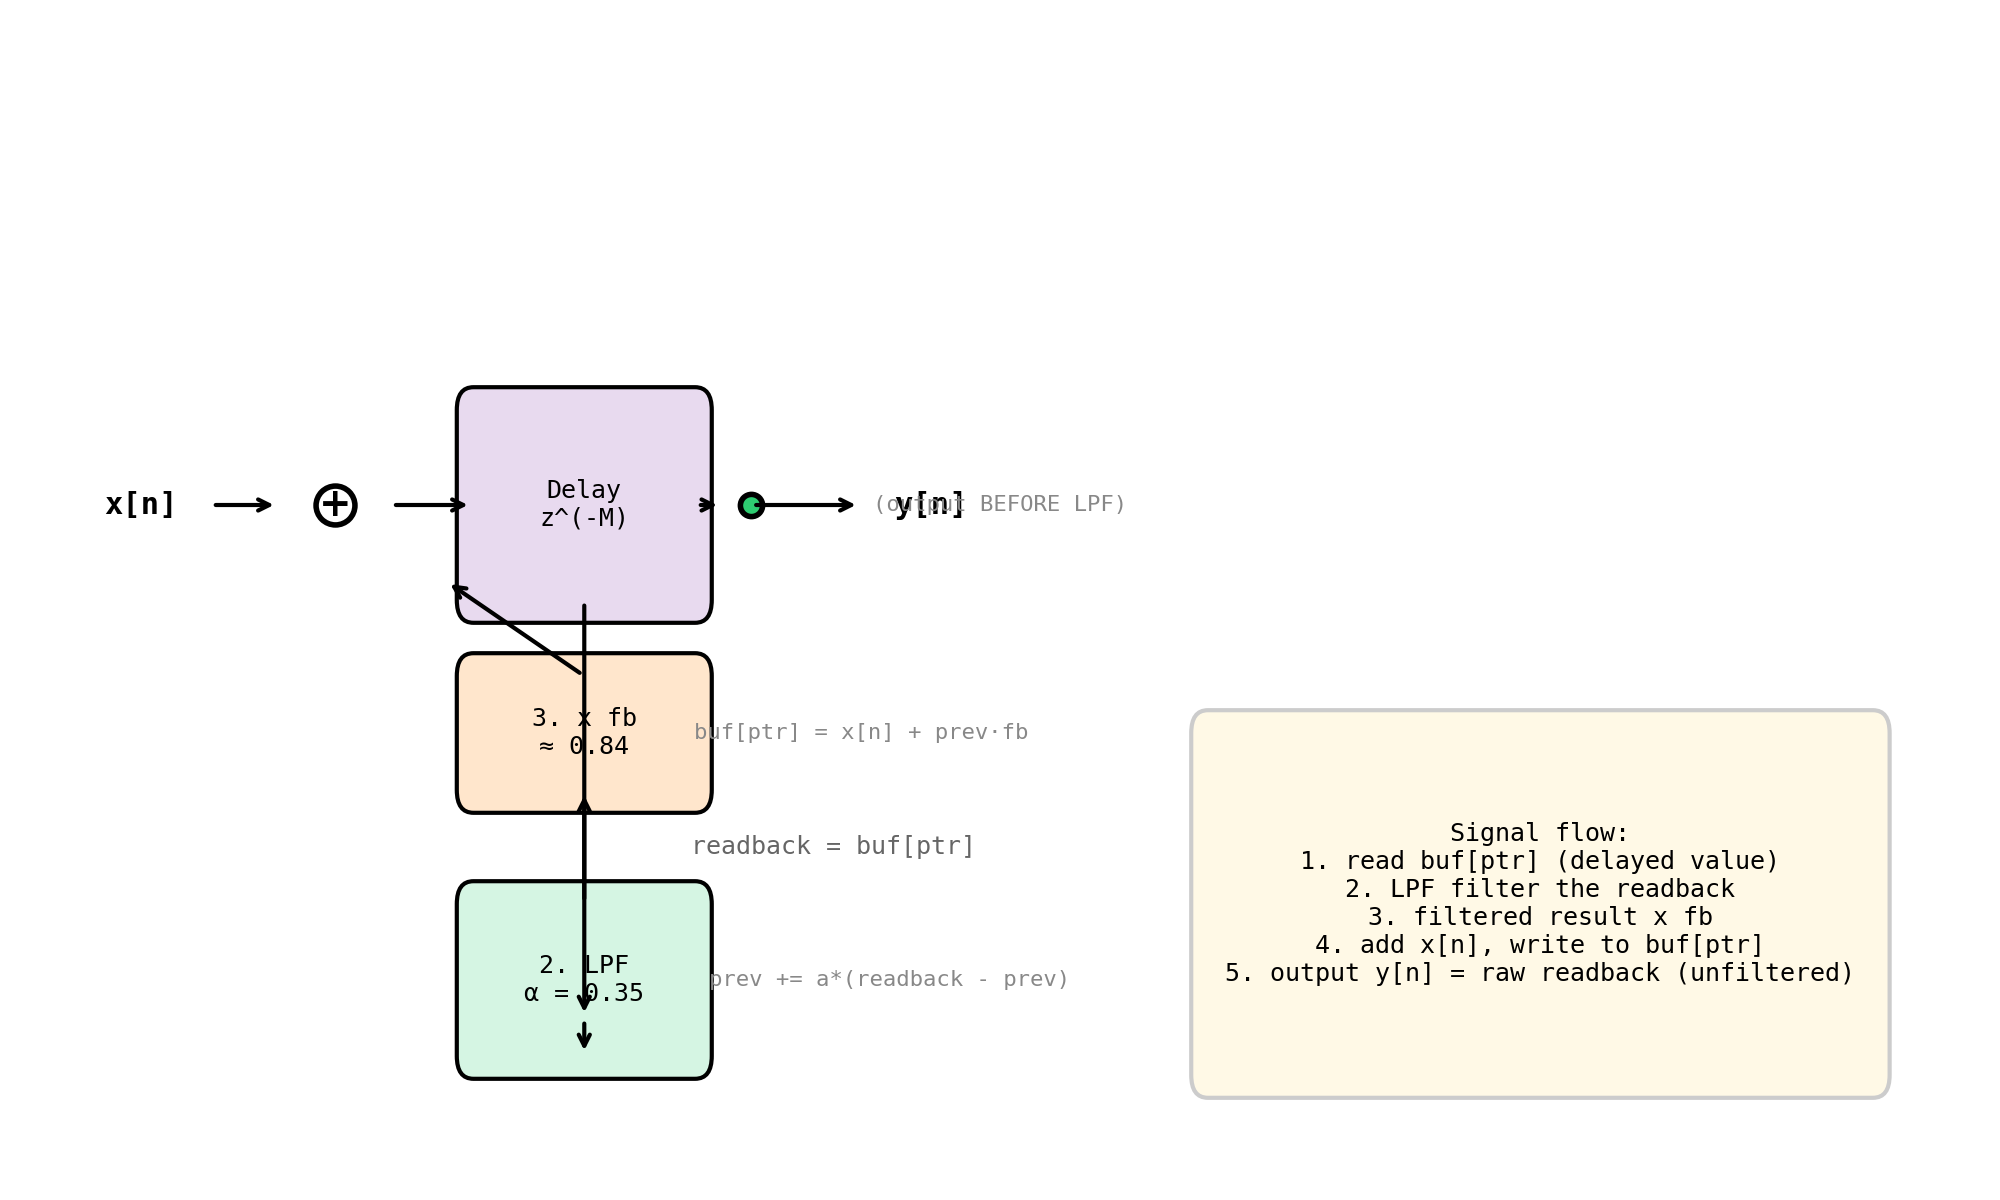

The script that saved this image:
import matplotlib.pyplot as plt
import matplotlib.patches as mpatches

fig, ax = plt.subplots(figsize=(10, 6))
ax.set_xlim(0, 14)
ax.set_ylim(0, 6)
ax.axis('off')

def box(x, y, w, h, text, color='#d5f5e3', ec='black'):
    r = mpatches.FancyBboxPatch((x, y), w, h, boxstyle="round,pad=0.12",
                                 facecolor=color, edgecolor=ec, lw=1.5)
    ax.add_patch(r)
    ax.text(x + w/2, y + h/2, text, ha='center', va='center', fontsize=9, fontfamily='monospace')

def arrow(x1, y1, x2, y2, **kw):
    ax.annotate('', xy=(x2, y2), xytext=(x1, y1),
                arrowprops=dict(arrowstyle='->', lw=1.5, **kw), annotation_clip=False)

def lbl(x, y, text, fs=10, **kw):
    ax.text(x, y, text, ha='center', va='center', fontsize=fs, fontfamily='monospace', **kw)

# ── 主信号路径（从左到右） ──
lbl(0.8, 3.5, 'x[n]', fs=11, weight='bold')

# 加法器
ax.plot(2.2, 3.5, 'o', markersize=14, color='white', markeredgecolor='black', markeredgewidth=2, zorder=3)
ax.text(2.2, 3.5, '+', ha='center', va='center', fontsize=14, weight='bold')

arrow(1.3, 3.5, 1.8, 3.5)

# 延迟
box(3.2, 3.0, 1.6, 1.0, 'Delay\nz^(-M)', '#e8daef')
arrow(2.6, 3.5, 3.2, 3.5)

# 输出取点（在LPF之前）
ax.plot(5.2, 3.5, 'o', markersize=8, color='#2ecc71', markeredgecolor='black', markeredgewidth=2, zorder=3)
arrow(4.8, 3.5, 5.0, 3.5)
lbl(5.2, 3.5, '', fs=11)  # just marker
arrow(5.2, 3.5, 6.0, 3.5)
lbl(6.5, 3.5, 'y[n]', fs=11, weight='bold')

# ── feedback path ──

arrow(4.0, 3.0, 4.0, 0.8)

lbl(5.8, 1.7, 'readback = buf[ptr]', fs=9, color='#666')

# ② 再经过 LPF
box(3.2, 0.6, 1.6, 0.8, '2. LPF\nα = 0.35', '#d5f5e3')
arrow(4.0, 0.8, 4.0, 0.6)

# 标注 LPF 系数
lbl(6.2, 1.0, 'prev += a*(readback - prev)', fs=8, color='#888')

# ③ 再乘以反馈增益
box(3.2, 2.0, 1.6, 0.6, "3. x fb\n≈ 0.84", '#ffe6cc')
arrow(4.0, 1.4, 4.0, 2.0)
lbl(6.0, 2.3, 'buf[ptr] = x[n] + prev·fb', fs=8, color='#888')

# 反馈回到加法器
arrow(4.0, 2.6, 3.0, 3.1)

# ── 标注输出在 LPF 之前 ──
lbl(7.0, 3.5, '(output BEFORE LPF)', fs=8, color='#888')

# ── 右下信息框 ──
info = ("Signal flow:\n"
        "1. read buf[ptr] (delayed value)\n"
        "2. LPF filter the readback\n"
        "3. filtered result x fb\n"
        "4. add x[n], write to buf[ptr]\n"
        "5. output y[n] = raw readback (unfiltered)")
box(8.5, 0.5, 4.8, 1.8, info, '#fff9e6', '#ccc')

plt.tight_layout()
plt.savefig('comb_lpf_topology.png', dpi=200)
print("Done: comb_lpf_topology.png")
